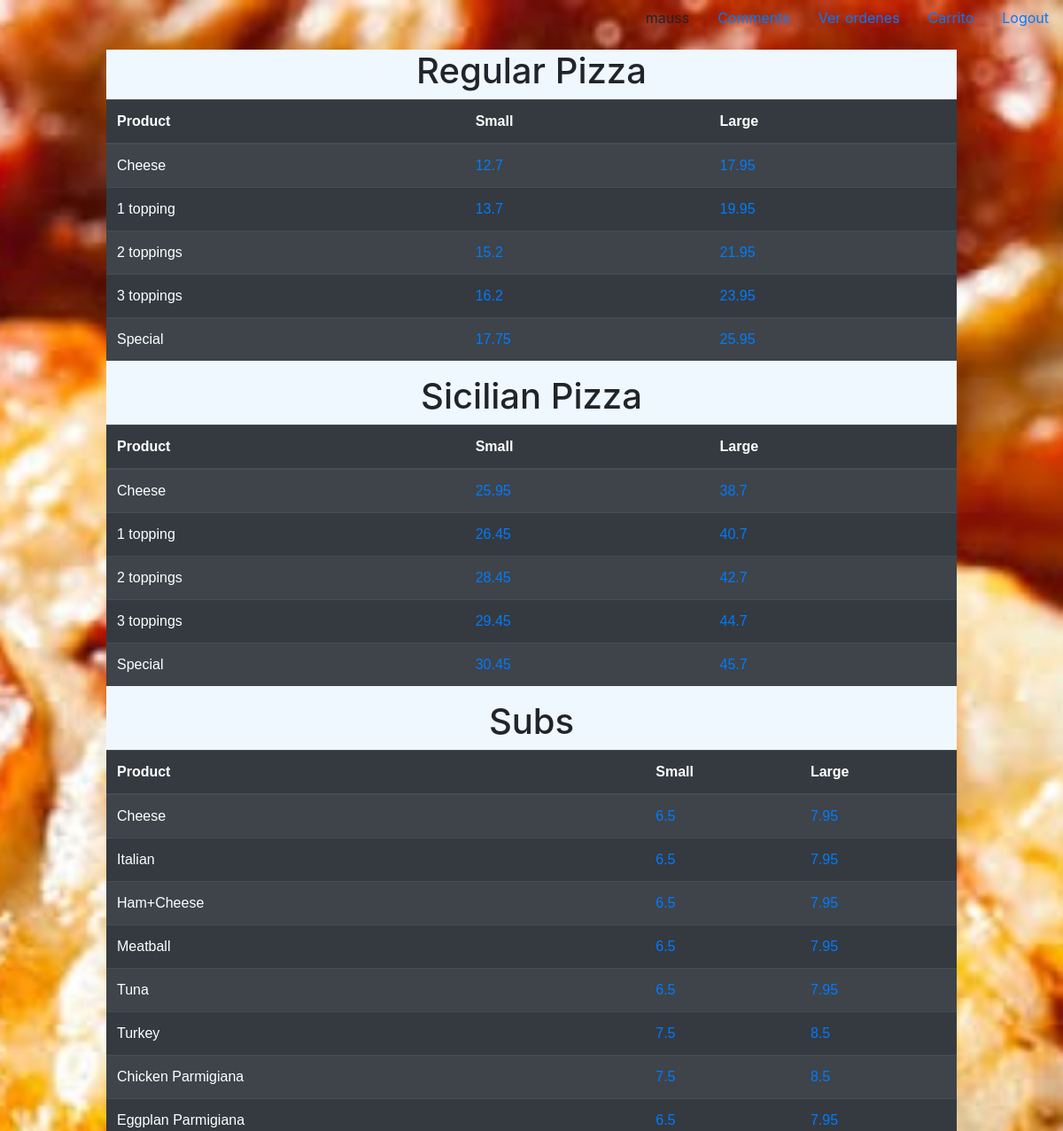
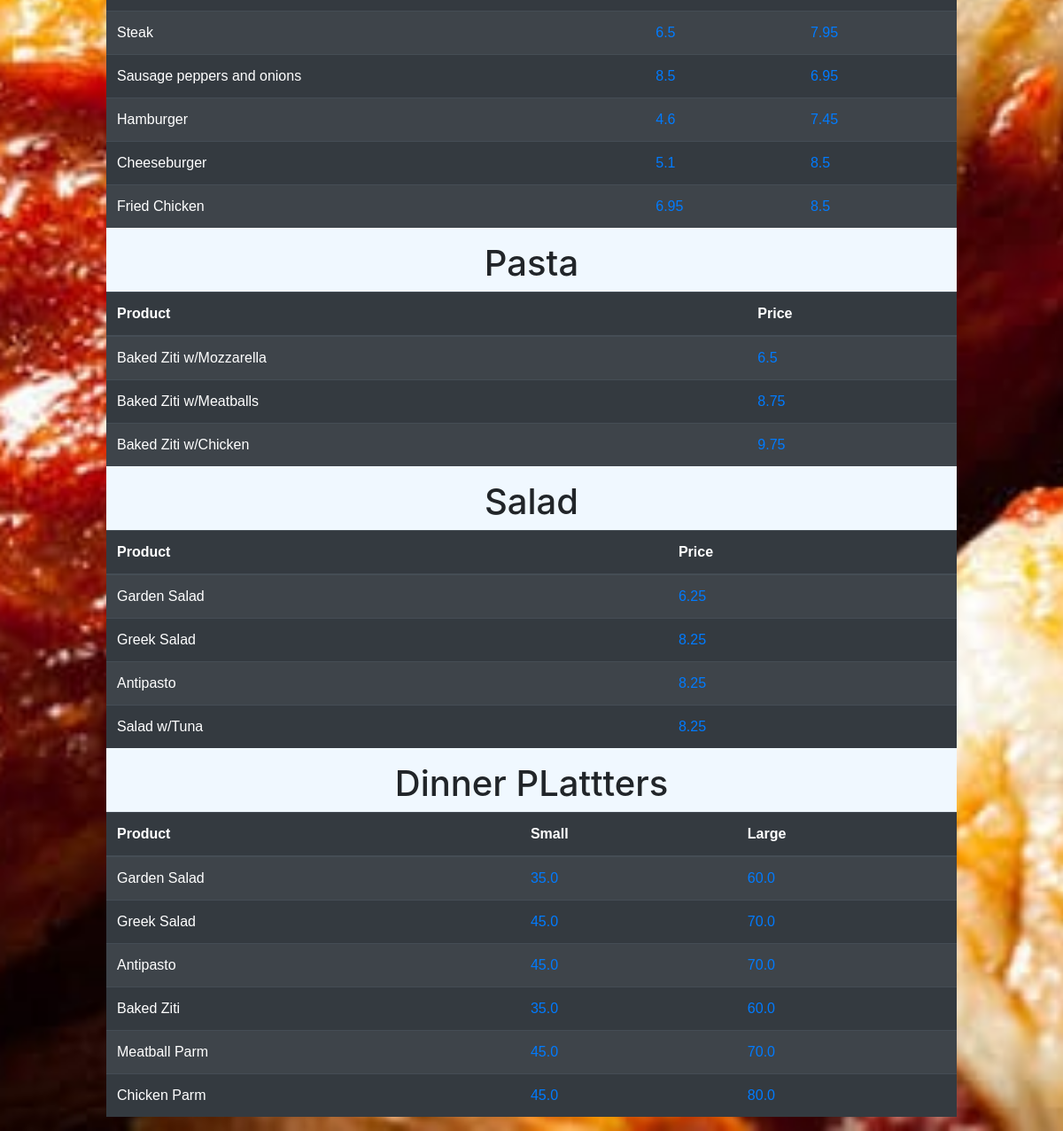
The app's page / (signed in) with its own data (2 pictures, top to bottom).
### orders/models.py (models this page shows)
class Pizza(models.Model):
    id = models.IntegerField(
        primary_key=True
    )
    product = models.CharField(
        max_length=64,
        null=False
    )
    tipe = models.CharField(
        max_length=64,
        null=False
    )
    size = models.CharField(
        max_length=64,
        null=False
    )
    price = models.FloatField(
        null=False
    )

### orders/views.py (the view)
# urls.py: path("", views.menu,name = "index"),
def menu(request):
    if (request.user.get_username()):
        context = {
            "regular_pizza": zip(models.Pizza.objects.filter(tipe="RP", size="S"), models.Pizza.objects.filter(tipe="RP", size="L")),
            "sicilian_pizza": zip(models.Pizza.objects.filter(tipe="SP", size="S"), models.Pizza.objects.filter(tipe="SP", size="L")),
            "toppings": models.Topping.objects.all(),
            "subs": zip(models.Pizza.objects.filter(tipe="Sub", size="S"), models.Pizza.objects.filter(tipe="Sub", size="L")),
            "pasta": models.Pizza.objects.filter(tipe="Pasta"),
            "salad": models.Pizza.objects.filter(tipe="Salad"),
            "dinnerplatters": zip(models.Pizza.objects.filter(tipe="DP", size="S"), models.Pizza.objects.filter(tipe="DP", size="L"))
        }
        return render(request, "orders/menu.html", context)
    else:
        return redirect("/login/")

### orders/templates/orders/menu.html (shortened to what this page needs)
{% extends "orders/layout.html" %} {% block title %} Menu {% endblock %} {% block header %}
<div>
    <ul class="nav justify-content-end nav-pills">
        <li class="nav-item">
            <p class="nav-link">{{user.get_username}}</p>
        </li>
        <li class="nav-item">
            <a class="nav-link" href="{% url 'Comment' %}" id="">Comments</a>
        </li>
        {% if user.is_staff %}
        <li class="nav-item">
            <a class="nav-link" href="{%url 'Ordenes' %}"> Ver ordenes </a>
        </li>
        {% endif %}
        <li class="nav-item">
            <a class="nav-link" href="{%url 'ShowCarrito'%}"> Carrito </a>
        </li>
        <li class="nav-item">
            <a class="nav-link" href="{% url 'logout' %}" id="">Logout</a>
        </li>
    </ul>
</div>
{% endblock %} {% block body %} {% load staticfiles %}
<div class="tabla_index">
    <table class="table table-striped table-dark">
        <div align="center">
            <h1>Regular Pizza</h1>
        </div>
        <thead>
            <tr>
                <th scope="col">Product</th>
                <th scope="col">Small</th>
                <th scope="col">Large</th>
            </tr>
        </thead>
        <tbody>
            {% for pizza_s,pizza_l in regular_pizza %}
            <tr>
                <td>
                    {{pizza_s.product}}
                </td>
                <td>
                    <a id="btn" href="{% url 'topping'  pizza_s.id %}"> {{pizza_s.price}}</a>
                </td>
                <td>
                    <a id="btn" href="{% url 'topping'  pizza_l.id %}">{{pizza_l.price}}</a>
                </td>
            </tr>
            {% endfor %}
        </tbody>
    </table>
    <table class="table table-striped table-dark">
        <div align="center">
            <h1>Sicilian Pizza</h1>
        </div>
        <thead>
            <tr>
                <th scope="col">Product</th>
                <th scope="col">Small</th>
                <th scope="col">Large</th>
            </tr>
        </thead>
        <tbody>
            {% for pizza_s,pizza_l in sicilian_pizza %}
            <tr>
                <td>
                    {{pizza_s.product}}
                </td>
                <td>
                    <a id="btn" href="{% url 'topping'  pizza_s.id %}"> {{pizza_s.price}}</a>
                </td>
                <td>
                    <a id="btn" href="{% url 'topping'  pizza_l.id %}">{{pizza_l.price}}</a>
                </td>
            </tr>
            {% endfor %}
        </tbody>
    </table>
    <table class="table table-striped table-dark">
        <div align="center">
            <h1>Subs</h1>
        </div>
        <thead>
            <tr>
                <th scope="col">Product</th>
                <th scope="col">Small</th>
                <th scope="col">Large</th>
            </tr>
        </thead>
        <tbody>
            {% for sub_s,sub_l in subs %}
            <tr>
                <td>
                    {{sub_s.product}}
                </td>
                <td>
                    <a id="btn" href="{% url 'topping'  sub_s.id %}"> {{sub_s.price}}</a>
                </td>
                <td>
                    <a id="btn" href="{% url 'topping'  sub_s.id %}">{{sub_l.price}}</a>
                </td>
            </tr>
            {% endfor %}
        </tbody>
    </table>
    <table class="table table-striped table-dark">
        <div align="center">
            <h1>Pasta</h1>
        </div>
        <thead>
            <tr>
                <th scope="col">Product</th>
                <th scope="col">Price</th>
            </tr>
        </thead>
        <tbody>
            {% for fideo in pasta %}
            <tr>
                <td>
                    {{fideo.product}}
                </td>
                <td>
                    <a id="btn" href="{% url 'topping'  fideo.id %}"> {{fideo.price}}</a>
                </td>
            </tr>
            {% endfor %}
        </tbody>
    </table>
    <table class="table table-striped table-dark">
        <div align="center">
            <h1>Salad</h1>
        </div>
        <thead>
            <tr>
                <th scope="col">Product</th>
                <th scope="col">Price</th>
            </tr>
        </thead>
        <tbody>
            {% for lechuga in salad %}
            <tr>
                <td>
                    {{lechuga.product}}
                </td>
                <td>
                    <a id="btn" href="{% url 'topping'  lechuga.id %}"> {{lechuga.price}}</a>
                </td>
            </tr>
            {% endfor %}
        </tbody>
    </table>
    <table class="table table-striped table-dark">
        <div align="center">
            <h1>Dinner PLattters</h1>
        </div>
        <thead>
            <tr>
                <th scope="col">Product</th>
                <th scope="col">Small</th>
                <th scope="col">Large</th>
            </tr>
        </thead>
        <tbody>
            {% for ds,dl in dinnerplatters %}
            <tr>
                <td>
                    {{ds.product}}
                </td>
                <td>
                    <a id="btn" href="{% url 'topping'  ds.id %}"> {{ds.price}}</a>
                </td>
                <td>
                    <a id="btn" href="{% url 'topping'  ds.id %}">{{dl.price}}</a>
                </td>
            </tr>
            {% endfor %}
        </tbody>
    </table>
</div>
{% endblock %}

### orders/static/css/style1.css (style rules this page uses)
table { font-family: arial, sans-serif; border-collapse: collapse; width: 80%; }
.tabla_index { background-color: #dddddd; margin-left: 10%; margin-right: 10%; }

### orders/static/css/style2.css (style rules this page uses)
.tabla_index, #tcentrado { background-color: aliceblue; }
table { font-family: arial, sans-serif; border-collapse: collapse; width: 80%; margin-bottom: 2%; }
.tabla_index { margin-left: 10%; margin-right: 10%; }
body { background-image: url(../images/background.jpg); background-position: center center; background-repeat: no-repeat; background-attachment: fixed; background-size: cover; margin-top: 0px; }

### records on screen
Pizza: product "Cheese", price "12.7", price "17.95"
Pizza: product "1 topping", price "13.7", price "19.95"
Pizza: product "2 toppings", price "15.2", price "21.95"
Pizza: product "3 toppings", price "16.2", price "23.95"
Pizza: product "Special", price "17.75", price "25.95"
Pizza: product "Cheese", price "25.95", price "38.7"
Pizza: product "1 topping", price "26.45", price "40.7"
Pizza: product "2 toppings", price "28.45", price "42.7"
Pizza: product "3 toppings", price "29.45", price "44.7"
Pizza: product "Special", price "30.45", price "45.7"
Pizza: product "Cheese", price "6.5", price "7.95"
Pizza: product "Italian", price "6.5", price "7.95"
Pizza: product "Ham+Cheese", price "6.5", price "7.95"
Pizza: product "Meatball", price "6.5", price "7.95"
Pizza: product "Tuna", price "6.5", price "7.95"
Pizza: product "Turkey", price "7.5", price "8.5"
Pizza: product "Chicken Parmigiana", price "7.5", price "8.5"
Pizza: product "Eggplan Parmigiana", price "6.5", price "7.95"
Pizza: product "Steak", price "6.5", price "7.95"
Pizza: product "Sausage peppers and onions", price "8.5", price "6.95"
Pizza: product "Hamburger", price "4.6", price "7.45"
Pizza: product "Cheeseburger", price "5.1", price "8.5"
Pizza: product "Fried Chicken", price "6.95", price "8.5"
Pizza: product "Baked Ziti w/Mozzarella", price "6.5"
Pizza: product "Baked Ziti w/Meatballs", price "8.75"
Pizza: product "Baked Ziti w/Chicken", price "9.75"
Pizza: product "Garden Salad", price "6.25"
Pizza: product "Greek Salad", price "8.25"
Pizza: product "Antipasto", price "8.25"
Pizza: product "Salad w/Tuna", price "8.25"
Pizza: product "Garden Salad", price "35.0", price "60.0"
Pizza: product "Greek Salad", price "45.0", price "70.0"
Pizza: product "Antipasto", price "45.0", price "70.0"
Pizza: product "Baked Ziti", price "35.0", price "60.0"
Pizza: product "Meatball Parm", price "45.0", price "70.0"
Pizza: product "Chicken Parm", price "45.0", price "80.0"

### other values on screen
{{ user.get_username }} "mauss"
